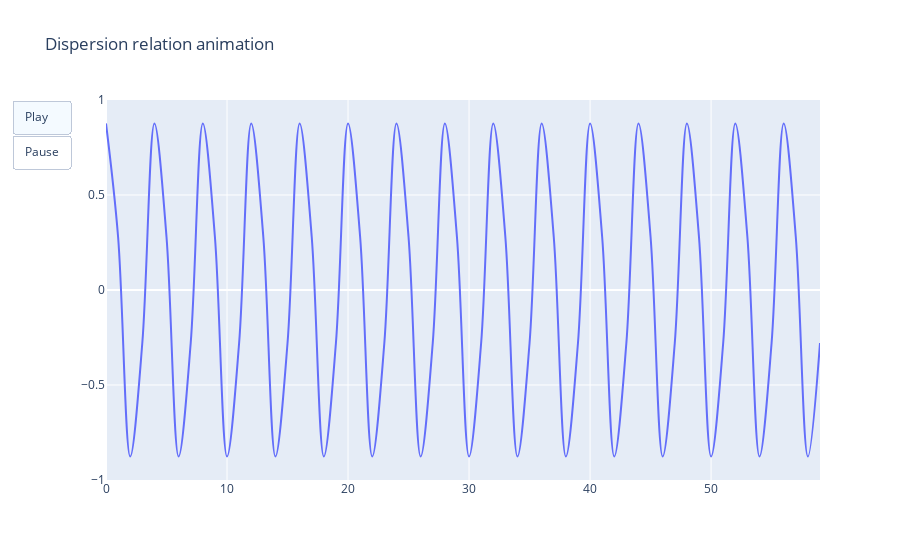

Notebook code for this chart:
### Markdown cell above
# Animation

### Code cell
import numpy as np
import plotly.graph_objects as go

# Parameters
q = np.pi
idx = min(range(len(ml1d.qs)), key=lambda i: abs(ml1d.qs[i]-q))
N = 30
mode = 0 # 0 for phonon, 1 for photon
w = ws[idx, mode] # /s

# Print infos
print("Angular frequency: ", w)
print("Wave number: ", q)

# Parameters for animation
fps = 30 # /s
animation_length = 3 / w # s

# Construct frames
frames = []
for t in range(int(animation_length * fps)):
    dt = t / fps
    dphase = dt * w * np.pi
    y = []
    for i in range(N):
        y.append(evs[idx, mode, 0] * np.exp(1.j * (q * i + dphase)))
        y.append(evs[idx, mode, 1] * np.exp(1.j * (q * i + dphase)))
    y = np.array(y)
    frames.append(go.Frame(data=[go.Scatter(y=y.real, line_shape='spline')]))

# Figure components
start_button = dict(
        label="Play",
        method="animate",
        args=[
            None, 
            {
                "frame":{"duration": 1000 / fps, "redraw": False},
                "fromcurrent": True, 
                "transition": {"duration": 100}
            }])
pause_button = dict(
        label="Pause",
        method="animate",
        args=[
            [None], 
            {
                "frame": {"duration": 0, "redraw": False},
                "mode": "immediate",
                "transition": {"duration": 0}
            }])

# Plot
fig = go.Figure(
    data=frames[0].data,
    layout=go.Layout(
        title="Dispersion relation animation",
        yaxis=dict(range=[-1., 1.], autorange=False),
        updatemenus=[
            dict(
                type="buttons",
                buttons=[start_button, pause_button
            ])
        ]
    ),
    frames=frames[1:])
fig.show()

### Figure 1 — Plotly figure (JSON) as saved in the notebook; plotly's stock layout.template omitted (floating-point values rounded to 4 significant figures)
{"data": [{"line": {"shape": "spline"}, "type": "scatter", "y": [0.8765, 0.279, -0.8765, -0.279, 0.8765, 0.279, -0.8765, -0.279, 0.8765, 0.279, -0.8765, -0.279, 0.8765, 0.279, -0.8765, -0.279, 0.8765, 0.279, -0.8765, -0.279, 0.8765, 0.279, -0.8765, -0.279, 0.8765, 0.279, -0.8765, -0.279, 0.8765, 0.279, -0.8765, -0.279, 0.8765, 0.279, -0.8765, -0.279, 0.8765, 0.279, -0.8765, -0.279, 0.8765, 0.279, -0.8765, -0.279, 0.8765, 0.279, -0.8765, -0.279, 0.8765, 0.279, -0.8765, -0.279, 0.8765, 0.279, -0.8765, -0.279, 0.8765, 0.279, -0.8765, -0.279]}], "layout": {"title": {"text": "Dispersion relation animation"}, "updatemenus": [{"buttons": [{"args": [null, {"frame": {"duration": 33.33, "redraw": false}, "fromcurrent": true, "transition": {"duration": 100}}], "label": "Play", "method": "animate"}, {"args": [[null], {"frame": {"duration": 0, "redraw": false}, "mode": "immediate", "transition": {"duration": 0}}], "label": "Pause", "method": "animate"}], "type": "buttons"}], "yaxis": {"autorange": false, "range": [-1, 1]}}}
